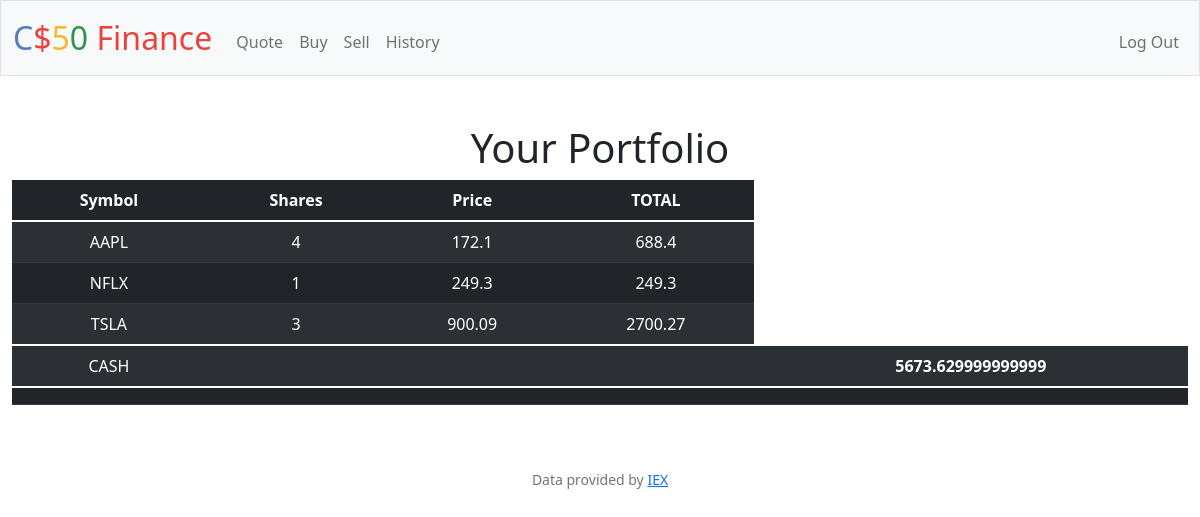
/ (signed in), run on the app's committed database.
### tables this page shows
CREATE TABLE 'transactions' ('id' INTEGER PRIMARY KEY AUTOINCREMENT NOT NULL, 'user_id' INTEGER, 'symbol' TEXT, 'shares' INTEGER, 'price' REAL, 'date' DATETIME);

CREATE TABLE users (id INTEGER PRIMARY KEY AUTOINCREMENT NOT NULL, username TEXT NOT NULL, hash TEXT NOT NULL, cash NUMERIC NOT NULL DEFAULT 10000.00);

### app.py (the view)
@app.route("/")
@login_required
def index():
    user_id = session["user_id"]
    stocks = db.execute("SELECT symbol, price, SUM(shares) as shares FROM transactions WHERE user_id = ? GROUP BY symbol", user_id)
    cash_SQL = db.execute("SELECT cash FROM users WHERE id = ?", user_id)
    cash = cash_SQL[0]["cash"]
    return render_template("index.html", stocks=stocks, cash=cash)

### app.py (called while the page is built)
@app.after_request
def after_request(response):
    response.headers["Cache-Control"] = "no-cache, no-store, must-revalidate"
    response.headers["Expires"] = 0
    response.headers["Pragma"] = "no-cache"
    return response

### helpers.py (called while the page is built)
def login_required(f):
    @wraps(f)
    def decorated_function(*args, **kwargs):
        if session.get("user_id") is None:
            return redirect("/login")
        return f(*args, **kwargs)
    return decorated_function

### templates/index.html (shortened to what this page needs)
{% extends "layout.html" %}
{% block main %}
    <h1>Your Portfolio</h1>
    <table class="table table-striped table-dark">
        <thead>
            <tr>
                <th scope="col">Symbol</th>
                <th scope="col">Shares</th>
                <th scope="col">Price</th>
                <th scope="col">TOTAL</th>
            </tr>
        </thead>
        <tbody>
            {% for stock in stocks %}
                <tr>
                    <td>{{ stock["symbol"] }}</td>
                    <td>{{ stock["shares"] }}</td>
                    <td>{{ stock["price"] }}</td>
                    <td>{{ stock["shares"] * stock["price"] }}</td>
                </tr>
            {% endfor %}
        </tbody>
        <tr>
            <td>CASH</td>
            <td colspan="3"></td>
            <th scope="1">{{ cash }}</th>
        </tr>
        <tfoot>
            <tr>
                <td colspan="4"></td>
                <th scope="1">{{ total }}</th>
            </tr>
        </tfoot>
    </table>
{% endblock %}

### data on the page
transactions: symbol "NFLX", shares "1", price "249.3", stock['shares']*stock['price'] "249.3"
users: cash "5673.629999999999"

### other printed values
{{ stock["symbol"] }} "AAPL" "TSLA"
{{ stock["shares"] }} "4" "3"
{{ stock["price"] }} "172.1" "900.09"
{{ stock["shares"] * stock["price"] }} "688.4" "2700.27"
